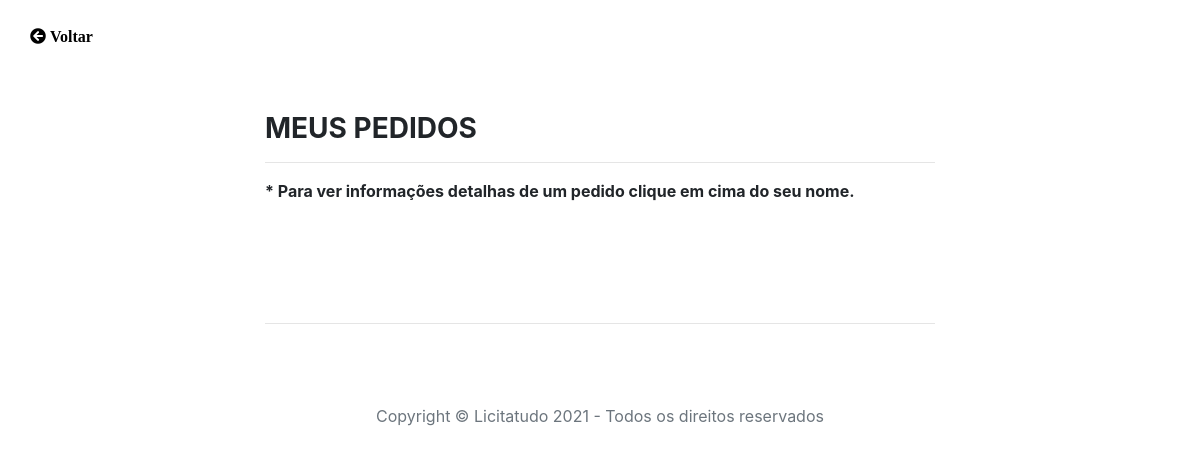
Page /src/Pedido/meusPedidos.php (signed in) on the earlier database version.
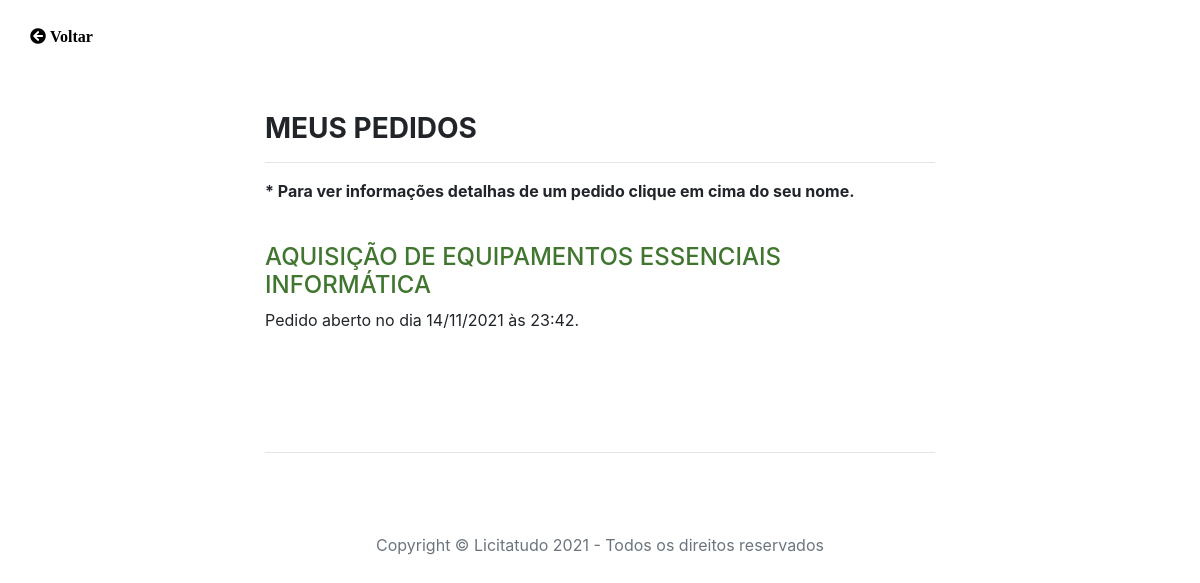
Same page on the later database version.
### tables this page shows
CREATE TABLE IF NOT EXISTS `pedido` (
  `cod` int(11) NOT NULL AUTO_INCREMENT,
  `titulo` varchar(100) DEFAULT NULL,
  `descricao` text DEFAULT NULL,
  `data_abertura` datetime DEFAULT NULL,
  `data_fechamento` datetime DEFAULT NULL,
  `distancia` int(6) DEFAULT NULL,
  `status` int(11) DEFAULT NULL,
  `modo` int(11) DEFAULT NULL,
  `cnpj` char(14) DEFAULT NULL,
  `endereco_entrega` int(11) DEFAULT NULL,
  PRIMARY KEY (`cod`),
  KEY `FK_pedido-instituicao_publica` (`cnpj`),
  KEY `FK_pedido-modo_pedido` (`modo`),
  KEY `FK_pedido-status_pedido` (`status`),
  KEY `FK_pedido_endereco_instituicao_publica` (`endereco_entrega`),
  CONSTRAINT `FK_pedido-instituicao_publica` FOREIGN KEY (`cnpj`) REFERENCES `instituicao_publica` (`cnpj`) ON DELETE NO ACTION ON UPDATE NO ACTION,
  CONSTRAINT `FK_pedido-modo_pedido` FOREIGN KEY (`modo`) REFERENCES `modo_pedido` (`cod`) ON DELETE NO ACTION ON UPDATE NO ACTION,
  CONSTRAINT `FK_pedido-status_pedido` FOREIGN KEY (`status`) REFERENCES `status_pedido` (`cod`) ON DELETE NO ACTION ON UPDATE NO ACTION,
  CONSTRAINT `FK_pedido_endereco_instituicao_publica` FOREIGN KEY (`endereco_entrega`) REFERENCES `endereco_instituicao_publica` (`cod`) ON DELETE NO ACTION ON UPDATE NO ACTION
);

### src/Pedido/meusPedidos.php (the view, shortened to what this page needs)
<?php
    $connection  = require '../scripts/connectionClass.php';
    $cnpj = $_SESSION["cnpj"];
    $sql = "select pedido.cod, titulo, data_abertura, data_fechamento,
    modo_pedido.modo, status_pedido.status
    from pedido
    INNER JOIN modo_pedido ON pedido.modo = modo_pedido.cod
    INNER JOIN status_pedido ON pedido.status = status_pedido.cod
    where cnpj = '$cnpj' order by data_abertura DESC";
    $dados = $connection->query($sql);
?>
<!DOCTYPE html>
<html lang="pt-br">
    <head>
        <link rel="stylesheet" href="https://stackpath.bootstrapcdn.com/bootstrap/4.4.1/css/bootstrap.min.css">
        <link rel="stylesheet" href="../scripts/utils/style.css">
        <link  rel="stylesheet" href="../scripts/utils/fontawesome/css/all.css">
        <link rel="stylesheet" href="../scripts/utils/default.css">
    </head>
    <body>
        <a class="home" href="#" onclick="goBack()">
            <i class="fa fa-arrow-circle-left"> Voltar</i>
        </a>
        <div class="container col-lg-7" id="container-corpoindex">
            <H3><b>MEUS PEDIDOS</b></H3><hr>
            <p><b>* Para ver informações detalhas de um pedido clique em cima do seu nome.</b></p><br>
                <?php
                foreach ($dados as $key => $value) {
                    $dataAberturaToTime = strtotime($value['data_abertura']);
                    $dataAbertura = strftime('%d/%m/%Y', $dataAberturaToTime);
                    $horaAbertura = strftime('%H:%M', $dataAberturaToTime);
                    echo'<div>
                        <a href="visualisarMeuPedido.php?cod=' . $value['cod'] . '"><h4>' . $value['titulo'] . '</h4></a>
                        <p>Pedido aberto no dia ' . $dataAbertura . ' às ' . $horaAbertura . '.</p>
                        </div><br>';
                }
                ?>
            <hr class="featurette-divider">
            <footer>
                <div class="container centro col-md-12">
                    <p class="text-muted">Copyright &copy; Licitatudo 2021 - Todos os direitos reservados</p>
                </div>
            </footer>
        </div>
    </body>
</html>

Differences in the rows shown:
added pedido: titulo "AQUISIÇÃO DE EQUIPAMENTOS ESSENCIAIS INFORMÁTICA", data_abertura "14/11/2021", data_abertura "23:42"
